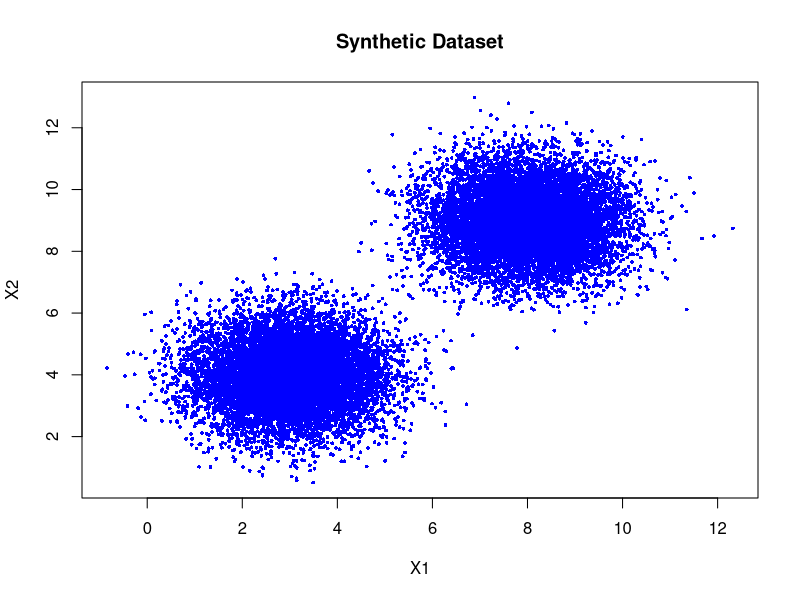
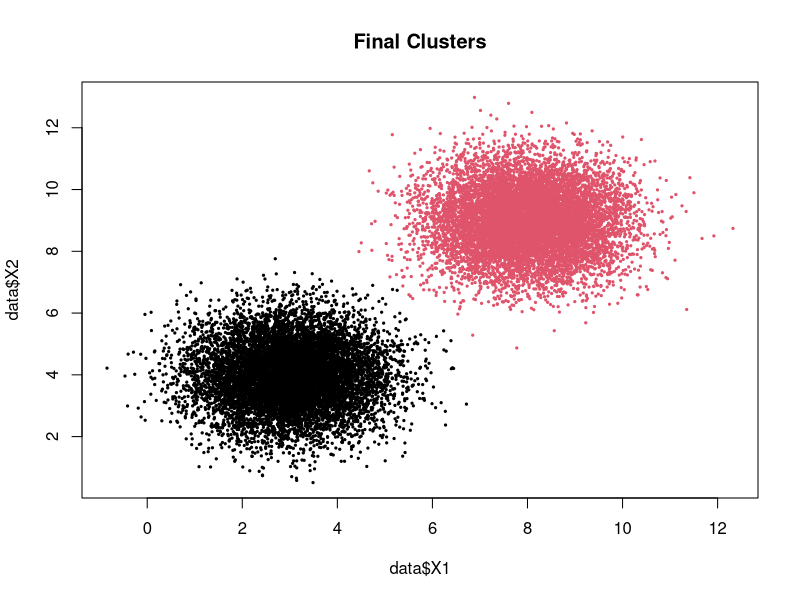
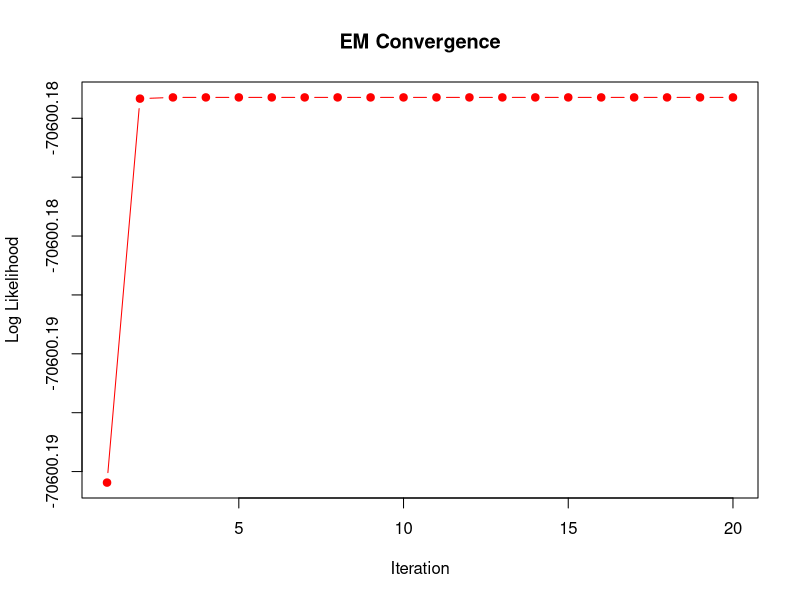

Recreate these plots in R, in order.
# Generate Synthetic Dataset

set.seed(123)

# Number of observations
n <- 20000

# Cluster 1 (10,000 points)
x1 <- rnorm(n/2, mean = 3, sd = 1)
y1 <- rnorm(n/2, mean = 4, sd = 1)

# Cluster 2 (10,000 points)
x2 <- rnorm(n/2, mean = 8, sd = 1)
y2 <- rnorm(n/2, mean = 9, sd = 1)

# Combine the clusters
X1 <- c(x1, x2)
X2 <- c(y1, y2)

# Create dataset
data <- data.frame(X1, X2)

# Save as CSV
write.csv(data, "synthetic_data.csv", row.names = FALSE)

# Display first 6 rows
head(data)

# Display total observations
nrow(data)

# Scatter Plot
plot(data$X1, data$X2,
     col = "blue",
     pch = 16,
     cex = 0.5,
     main = "Synthetic Dataset",
     xlab = "X1",
     ylab = "X2")

K <- 2

n <- nrow(data)

d <- ncol(data)

pi_k <- c(0.5,0.5)

means <- matrix(c(1,2,
                  9,10),
                nrow=K,
                byrow=TRUE)

cov1 <- diag(2)

cov2 <- diag(2)

covariances <- list(cov1,cov2)

print(pi_k)

print(means)

print(covariances)


gaussian_pdf <- function(x,mean,cov){

det_cov <- det(cov)

inv_cov <- solve(cov)

diff <- as.matrix(x)-matrix(mean,nrow=nrow(x),ncol=2,byrow=TRUE)

expo <- rowSums((diff%*%inv_cov)*diff)

density <- exp(-0.5*expo)/sqrt((2*pi)^2*det_cov)

return(density)

}


prob1 <- gaussian_pdf(data,
                      means[1,],
                      covariances[[1]])

prob2 <- gaussian_pdf(data,
                      means[2,],
                      covariances[[2]])


gamma1 <- pi_k[1]*prob1

gamma2 <- pi_k[2]*prob2

sum_gamma <- gamma1+gamma2

gamma1 <- gamma1/sum_gamma

gamma2 <- gamma2/sum_gamma

responsibility <- cbind(gamma1,gamma2)

head(responsibility)


head(rowSums(responsibility))

Nk <- colSums(responsibility)

pi_k <- Nk/n

print(pi_k)

mean1 <- colSums(data*gamma1)/Nk[1]

mean2 <- colSums(data*gamma2)/Nk[2]

means <- rbind(mean1,mean2)

print(means)

cov_update <- function(x,mean,gamma){

diff <- as.matrix(x)-matrix(mean,nrow=nrow(x),2,byrow=TRUE)

cov <- t(diff)%*%(diff*gamma)/sum(gamma)

return(cov)

}

covariances[[1]] <- cov_update(data,means[1,],gamma1)

covariances[[2]] <- cov_update(data,means[2,],gamma2)

print(covariances)

prob1 <- gaussian_pdf(data,
                      means[1,],
                      covariances[[1]])

prob2 <- gaussian_pdf(data,
                      means[2,],
                      covariances[[2]])

logLik <- sum(log(pi_k[1]*prob1+
                  pi_k[2]*prob2))

print(logLik)

log_history <- c()

for(iter in 1:20){

prob1 <- gaussian_pdf(data,
                      means[1,],
                      covariances[[1]])

prob2 <- gaussian_pdf(data,
                      means[2,],
                      covariances[[2]])

gamma1 <- pi_k[1]*prob1

gamma2 <- pi_k[2]*prob2

sum_gamma <- gamma1+gamma2

gamma1 <- gamma1/sum_gamma

gamma2 <- gamma2/sum_gamma

responsibility <- cbind(gamma1,gamma2)

Nk <- colSums(responsibility)

pi_k <- Nk/n

means[1,] <- colSums(data*gamma1)/Nk[1]

means[2,] <- colSums(data*gamma2)/Nk[2]

covariances[[1]] <- cov_update(data,
                               means[1,],
                               gamma1)

covariances[[2]] <- cov_update(data,
                               means[2,],
                               gamma2)

prob1 <- gaussian_pdf(data,
                      means[1,],
                      covariances[[1]])

prob2 <- gaussian_pdf(data,
                      means[2,],
                      covariances[[2]])

ll <- sum(log(pi_k[1]*prob1+
              pi_k[2]*prob2))

log_history <- c(log_history,ll)

cat("Iteration:",iter,
    " LogLik:",ll,"\n")

}

cluster <- apply(responsibility,1,which.max)

table(cluster)

png("Output/final_clusters.png")

plot(data$X1,
     data$X2,
     col=cluster,
     pch=19,
     cex=0.3,
     main="Final Clusters")

dev.off()

png("Output/log_likelihood.png")

plot(log_history,
     type="b",
     pch=19,
     col="red",
     xlab="Iteration",
     ylab="Log Likelihood",
     main="EM Convergence")

dev.off()
